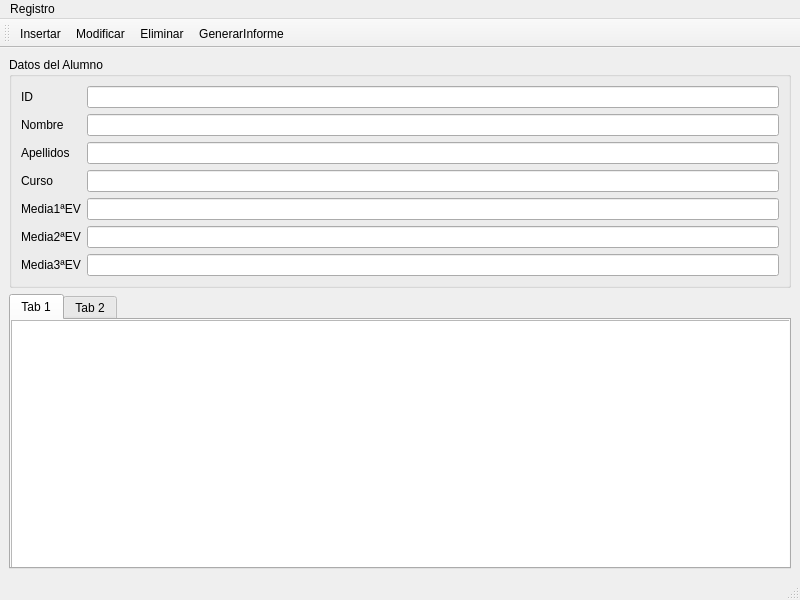
<?xml version="1.0" encoding="UTF-8"?>
<ui version="4.0">
 <class>MainWindow</class>
 <widget class="QMainWindow" name="MainWindow">
  <property name="geometry">
   <rect>
    <x>0</x>
    <y>0</y>
    <width>800</width>
    <height>600</height>
   </rect>
  </property>
  <property name="windowTitle">
   <string>MainWindow</string>
  </property>
  <widget class="QWidget" name="centralwidget">
   <layout class="QVBoxLayout" name="verticalLayout_2">
    <item>
     <widget class="QGroupBox" name="groupBox">
      <property name="title">
       <string>Datos del Alumno</string>
      </property>
      <layout class="QFormLayout" name="formLayout">
       <item row="0" column="0">
        <widget class="QLabel" name="label">
         <property name="text">
          <string>ID</string>
         </property>
        </widget>
       </item>
       <item row="0" column="1">
        <widget class="QLineEdit" name="lineEdit_ID"/>
       </item>
       <item row="1" column="0">
        <widget class="QLabel" name="label_2">
         <property name="text">
          <string>Nombre</string>
         </property>
        </widget>
       </item>
       <item row="1" column="1">
        <widget class="QLineEdit" name="lineEdit_Title"/>
       </item>
       <item row="2" column="0">
        <widget class="QLabel" name="label_3">
         <property name="text">
          <string>Apellidos</string>
         </property>
        </widget>
       </item>
       <item row="2" column="1">
        <widget class="QLineEdit" name="lineEdit_2"/>
       </item>
       <item row="3" column="0">
        <widget class="QLabel" name="label_4">
         <property name="text">
          <string>Curso</string>
         </property>
        </widget>
       </item>
       <item row="3" column="1">
        <widget class="QLineEdit" name="lineEdit"/>
       </item>
       <item row="4" column="0">
        <widget class="QLabel" name="label_5">
         <property name="text">
          <string>Media1ªEV</string>
         </property>
        </widget>
       </item>
       <item row="4" column="1">
        <widget class="QLineEdit" name="lineEdit_3"/>
       </item>
       <item row="5" column="0">
        <widget class="QLabel" name="label_6">
         <property name="text">
          <string>Media2ªEV</string>
         </property>
        </widget>
       </item>
       <item row="5" column="1">
        <widget class="QLineEdit" name="lineEdit_4"/>
       </item>
       <item row="6" column="1">
        <widget class="QLineEdit" name="lineEdit_5"/>
       </item>
       <item row="6" column="0">
        <widget class="QLabel" name="label_7">
         <property name="text">
          <string>Media3ªEV</string>
         </property>
        </widget>
       </item>
      </layout>
     </widget>
    </item>
    <item>
     <widget class="QTabWidget" name="tabWidget">
      <property name="currentIndex">
       <number>0</number>
      </property>
      <widget class="QWidget" name="tab">
       <attribute name="title">
        <string>Tab 1</string>
       </attribute>
       <widget class="QTableView" name="tabla">
        <property name="geometry">
         <rect>
          <x>0</x>
          <y>0</y>
          <width>782</width>
          <height>251</height>
         </rect>
        </property>
       </widget>
      </widget>
      <widget class="QWidget" name="tab_2">
       <attribute name="title">
        <string>Tab 2</string>
       </attribute>
      </widget>
     </widget>
    </item>
   </layout>
  </widget>
  <widget class="QMenuBar" name="menubar">
   <property name="geometry">
    <rect>
     <x>0</x>
     <y>0</y>
     <width>800</width>
     <height>22</height>
    </rect>
   </property>
   <widget class="QMenu" name="menuRegistro">
    <property name="title">
     <string>Registro</string>
    </property>
    <addaction name="actionInsertar"/>
    <addaction name="actionModificar"/>
    <addaction name="actionEliminar"/>
   </widget>
   <addaction name="menuRegistro"/>
  </widget>
  <widget class="QStatusBar" name="statusbar"/>
  <widget class="QToolBar" name="toolBar">
   <property name="windowTitle">
    <string>toolBar</string>
   </property>
   <attribute name="toolBarArea">
    <enum>TopToolBarArea</enum>
   </attribute>
   <attribute name="toolBarBreak">
    <bool>false</bool>
   </attribute>
   <addaction name="actionInsertar"/>
   <addaction name="actionModificar"/>
   <addaction name="actionEliminar"/>
   <addaction name="actionGenerarInforme"/>
  </widget>
  <action name="actionInsertar">
   <property name="icon">
    <iconset resource="resources.qrc">
     <normaloff>:/icons/database--plus.png</normaloff>:/icons/database--plus.png</iconset>
   </property>
   <property name="text">
    <string>Insertar</string>
   </property>
   <property name="shortcut">
    <string>Ctrl+I</string>
   </property>
  </action>
  <action name="actionModificar">
   <property name="icon">
    <iconset resource="resources.qrc">
     <normaloff>:/icons/database--arrow.png</normaloff>:/icons/database--arrow.png</iconset>
   </property>
   <property name="text">
    <string>Modificar</string>
   </property>
   <property name="shortcut">
    <string>Ctrl+M</string>
   </property>
  </action>
  <action name="actionEliminar">
   <property name="icon">
    <iconset resource="resources.qrc">
     <normaloff>:/icons/database--minus.png</normaloff>:/icons/database--minus.png</iconset>
   </property>
   <property name="text">
    <string>Eliminar</string>
   </property>
   <property name="shortcut">
    <string>Ctrl+D</string>
   </property>
  </action>
  <action name="actionGenerarInforme">
   <property name="icon">
    <iconset resource="resources.qrc">
     <normaloff>:/icons/icono-pdf.png</normaloff>:/icons/icono-pdf.png</iconset>
   </property>
   <property name="text">
    <string>GenerarInforme</string>
   </property>
  </action>
 </widget>
 <resources>
  <include location="resources.qrc"/>
 </resources>
 <connections/>
</ui>
